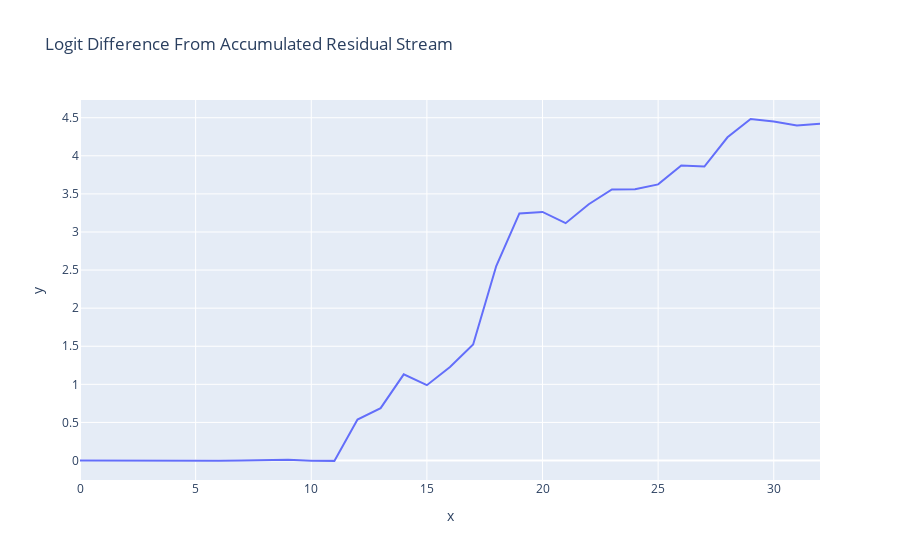

The cell this chart's notebook holds for it:
### Code cell
accumulated_residual, labels = clean_cache.accumulated_resid(layer=-1, incl_mid=False, pos_slice=-1, return_labels=True)
logit_lens_logit_diffs = residual_stack_to_logit_diff(accumulated_residual, clean_cache)
line(logit_lens_logit_diffs, x=np.arange(model.cfg.n_layers+1), hover_name=labels, title="Logit Difference From Accumulated Residual Stream")

### Figure 1 — Plotly figure (JSON) as saved in the notebook; plotly's stock layout.template omitted (floating-point values rounded to 4 significant figures)
{"data": [{"hovertemplate": "x=%{x}<br>y=%{y}<extra></extra>", "legendgroup": "", "line": {"color": "#636efa", "dash": "solid"}, "marker": {"symbol": "circle"}, "mode": "lines", "name": "", "orientation": "v", "showlegend": false, "type": "scatter", "x": [0, 1, 2, 3, 4, 5, 6, 7, 8, 9, 10, 11, 12, 13, 14, 15, 16, 17, 18, 19, 20, 21, 22, 23, 24, 25, 26, 27, 28, 29, 30, 31, 32], "xaxis": "x", "y": [8.862e-05, -0.0007735, -0.006391, -0.004999, -0.005233, -0.0007019, -0.002993, 0.001433, 0.003703, 0.01074, -0.001728, -0.004694, 0.5369, 0.6872, 1.131, 0.9887, 1.228, 1.522, 2.553, 3.244, 3.263, 3.116, 3.364, 3.559, 3.56, 3.625, 3.872, 3.859, 4.243, 4.483, 4.45, 4.397, 4.421], "yaxis": "y"}], "layout": {"legend": {"tracegroupgap": 0}, "title": {"text": "Logit Difference From Accumulated Residual Stream"}, "xaxis": {"anchor": "y", "domain": [0, 1], "title": {"text": "x"}}, "yaxis": {"anchor": "x", "domain": [0, 1], "title": {"text": "y"}}}}
